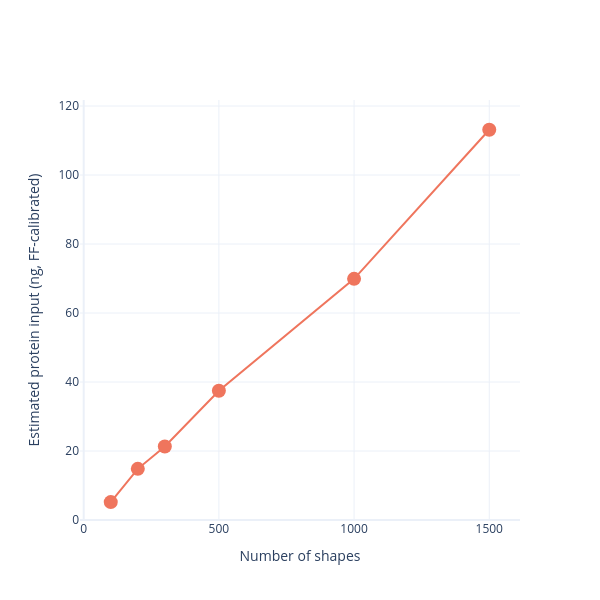

The notebook cell saved with this chart:
### Markdown cell above
# Supplementary Figure 5b
Estimated protein input per shape-number. Because these are fresh-frozen mouse-brain shapes, input is estimated by mapping each shape group's per-sample Class I depth onto the **fresh-frozen Class I dilution calibration** (Fig. 4a / Suppl. Fig. 3a; Michaelis–Menten fit of Class I sites vs known protein input), then inverting `input = Km·count/(Vmax − count)`. This replaces the legacy identification-count calibration (which was fit on unfiltered counts and is invalid for Class I data).

### Code cell
# Suppl 5b - estimated protein input per shape, via the fresh-frozen Class I MM dilution calibration.
from scipy.optimize import curve_fit
FIG4_DIR  = Path('pride_data/analysis_data/revision/figure4')
FF_INPUTS = [10, 20, 50, 100, 200, 500, 1000]

def ff_report(ng):
    if ng == 1000:
        return next(FIG4_DIR.glob('*dilser_FF_1000ng_repeat_Report.tsv'))
    return next(FIG4_DIR.glob(f'*dilser_FF_{ng}ng_Report.tsv'))

# FF fresh-frozen Class I per-sample counts vs known protein input -> Michaelis-Menten fit
ff_x, ff_y = [], []
for ng in FF_INPUTS:
    for v in count_sites_per_sample_ptm_report(pd.read_csv(ff_report(ng), sep='\t', low_memory=False)).values():
        ff_x.append(ng); ff_y.append(v)
def michaelis_menten(x, Vmax, Km):
    return Vmax * x / (Km + x)
(Vmax, Km), _ = curve_fit(michaelis_menten, np.array(ff_x, float), np.array(ff_y, float),
                          p0=[max(ff_y) * 1.5, 200], maxfev=10000)
print(f'FF Class I dilution calibration: Vmax={Vmax:.0f} sites, Km={Km:.0f} ng')

# per-sample Class I depth of each shape group -> invert the MM calibration -> estimated ng input
shape_depth = {n: float(np.mean(list(count_sites_per_sample_ptm_report(shapes[n]).values()))) for n in SHAPE_ORDER}
def inv_mm(c):
    return Km * c / (Vmax - c) if c < Vmax else np.nan
est_input = [inv_mm(shape_depth[n]) for n in SHAPE_ORDER]
print(pd.DataFrame({'per_sample_ClassI': [int(shape_depth[n]) for n in SHAPE_ORDER],
                    'est_input_ng': np.round(est_input, 1)}, index=SHAPE_ORDER).to_string())

fig = go.Figure()
fig.add_trace(go.Scatter(x=SHAPE_ORDER, y=est_input, mode='lines+markers',
                         marker=dict(size=14, color='#ef755d'), line=dict(color='#ef755d')))
fig.update_layout(width=600, height=600, template='plotly_white',
                  xaxis_title='Number of shapes', yaxis_title='Estimated protein input (ng, FF-calibrated)')
fig.update_yaxes(rangemode='tozero')
fig.show()
#fig.write_image(r'figures/figure5/suppl_figure5b.pdf', width=600, height=600)

### Figure 1 — Plotly figure (JSON) as saved in the notebook; plotly's stock layout.template omitted (floating-point values rounded to 4 significant figures)
{"data": [{"line": {"color": "#ef755d"}, "marker": {"color": "#ef755d", "size": 14}, "mode": "lines+markers", "type": "scatter", "x": [100, 200, 300, 500, 1000, 1500], "y": [5.185, 14.83, 21.29, 37.45, 69.9, 113.1]}], "layout": {"height": 600, "width": 600, "xaxis": {"title": {"text": "Number of shapes"}}, "yaxis": {"rangemode": "tozero", "title": {"text": "Estimated protein input (ng, FF-calibrated)"}}}}
